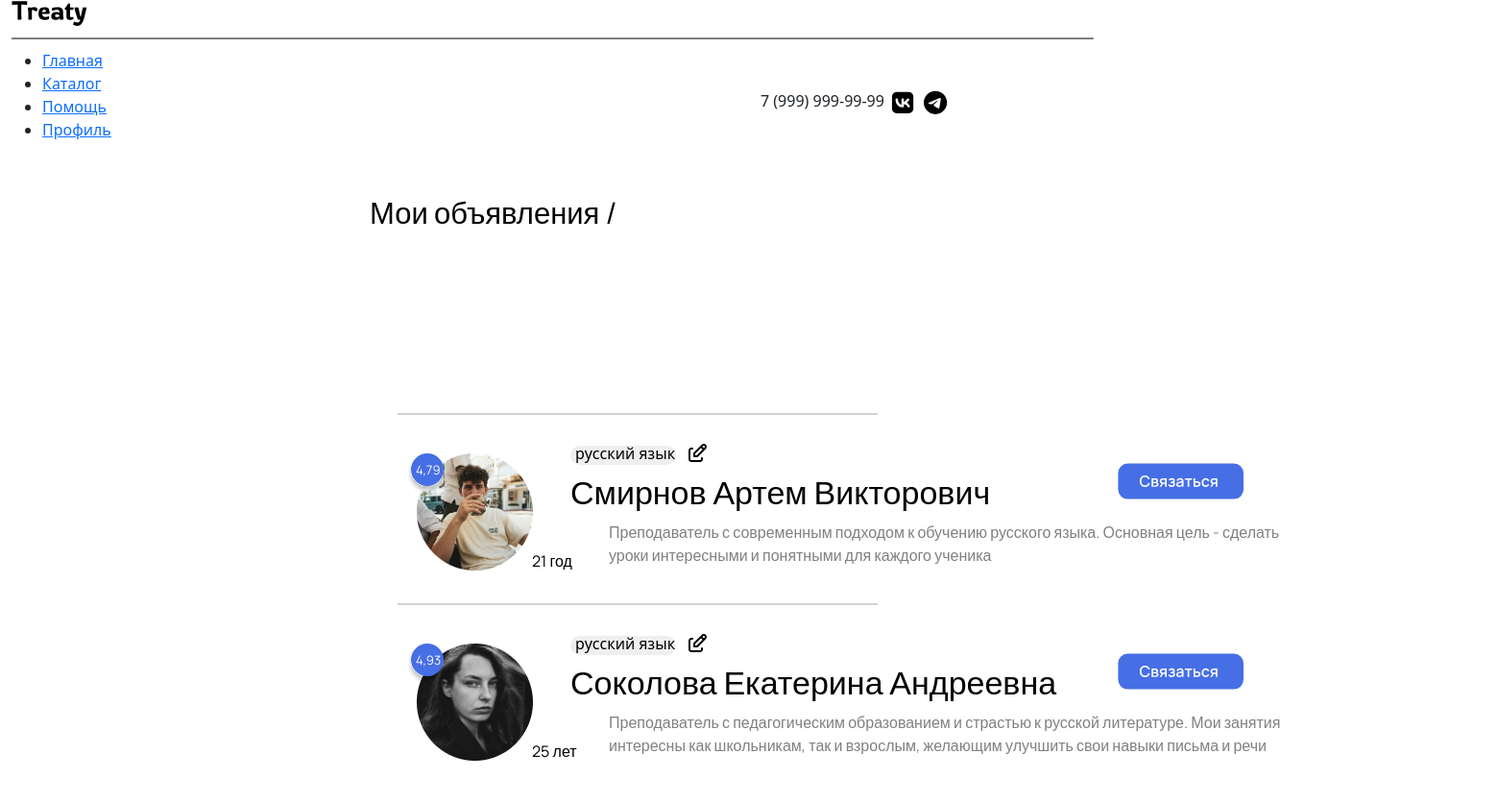
The app's page /catalog2/user-prepods/ (signed in) with its own data.
### catalog2/models.py (models this page shows, shortened)
class Prepods(models.Model):
    title = models.CharField('ФИО', max_length=50)
    subject = models.CharField('Предмет', max_length=35)
    description = models.CharField('Описание', max_length=250)
    age = models.CharField('Возраст', max_length=8)
    date = models.DateTimeField('Дата публикации')
    rating = models.DecimalField('Рейтинг', max_digits=3, decimal_places=2)
    avatar = models.ImageField(upload_to='img/', verbose_name='Аватар')
    created_at = models.DateTimeField(auto_now=True)
    contact_link = models.URLField('Ссылка для связи', blank=True, null=True)
    is_approved = models.BooleanField('Одобрено', default=False)
    user = models.ForeignKey(get_user_model(), on_delete=models.CASCADE, verbose_name='Пользователь',
                             related_name='prepods')
    user = models.ForeignKey(User, on_delete=models.CASCADE, default=1)
    def __str__(self):
        return self.title
    class Meta:
        verbose_name = 'объявление'
        verbose_name_plural = 'Каталоги'

### catalog2/views.py (the view)
# urls.py: path('user-prepods/', views.user_prepods, name='user_prepods'),
@login_required
def user_prepods(request):
    user_prepods = Prepods.objects.filter(user=request.user)
    return render(request, 'catalog2/posts.html', {'prepods': user_prepods})

### catalog2/templates/catalog2/posts.html (shortened to what this page needs)
{% load static %}
<!doctype html>
<html lang="en">
<head>
    <link rel="stylesheet" href="https://cdn.jsdelivr.net/npm/bootstrap@5.3.3/dist/css/bootstrap.min.css">
    <link rel="stylesheet" href="{% static 'main/css/main.css' %}">
    <link rel="stylesheet" href="{% static 'main/css/reglog.css' %}">
    <link rel="stylesheet" href="https://cdn.jsdelivr.net/npm/@fortawesome/fontawesome-free@6.6.0/css/fontawesome.min.css">
    <link rel="stylesheet" href="https://cdnjs.cloudflare.com/ajax/libs/font-awesome/6.6.0/css/all.min.css">
</head>
<body>
    <header>
        <div class="container-fluid">
            <div class="row align-items-center">
                <div class="col-2">
                    <img src="{% static 'main/img/Treaty.svg' %}" alt="Лого">
                </div>
                <div class="headline">
                    <img src="{% static 'main/img/headline.svg' %}" alt="ЛинияШапки">
                </div>
                <div class="col-6">
                    <nav>
                        <ul>
                            <li><a href="{% url 'home' %}">Главная</a></li>
                            <li><a href="{% url 'catalog2_home' %}">Каталог</a></li>
                            <li><a href="{% url 'help' %}">Помощь</a></li>
                            <li><a href="{% url 'profile' %}">Профиль</a></li>
                        </ul>
                    </nav>
                </div>
                <div class="col-4">
                    <span class="phone-number">7 (999) 999-99-99</span>
                    <a href="https://vk.com/alongeson" target="_blank"><img src="{% static 'main/img/VK.svg' %}" alt="VK" style="width: 30px; height: 30px;"></a>
                    <a href="https://t.me/declare7" target="_blank"><img src="{% static 'main/img/TG.svg' %}" alt="Telegram" style="width: 30px; height: 30px;"></a>
                </div>
            </div>
        </div>
    </header>
    {% block content %}
        <h1 class="container4">Мои объявления /</h1>
        {% if prepods %}
            <ul>
                {% for el in prepods %}
                    <div class="containerPrepods">
                        <div class="alert">
                            <div class="divider"></div>
                            <h3 class="FIO">{{ el.title }}</h3>
                            <p class="subject">{{ el.subject }}</p>
                            <p class="desc">{{ el.description }}</p>
                            <p class="age">{{ el.age }}</p>
                            <p class="rating">{{ el.rating }}</p>
                            <img src="{% static 'main/img/ratingEllipse.svg' %}" alt="rating" class="ratingEllipse">
                            <img src="{% static 'main/img/subjectRec.svg' %}" alt="subjectRec" class="subjectRec">
                            {% if el.contact_link %}
                                <a href="{{ el.contact_link }}" target="_blank">
                                    <img src="{% static 'main/img/button.svg' %}" alt="button" class="button">
                                </a>
                            {% else %}
                                <p>Ссылка не указана</p>
                            {% endif %}
                            <a href="javascript:void(0);" class="edit-btn"
                               data-id="{{ el.id }}"
                               data-title="{{ el.title }}"
                               data-subject="{{ el.subject }}"
                               data-description="{{ el.description }}"
                               data-age="{{ el.age }}"
                               data-rating="{{ el.rating }}"
                               data-contact-link="{{ el.contact_link }}"
                               onclick="openEditModal({{ el|safe }})">
                               <img src="{% static 'main/img/editbtn.svg' %}" alt="Редактировать" class="edit-image">
                            </a>
                            {% if el.avatar %}
                                <img src="{{ el.avatar.url }}" alt="{{ el.title }}" style="max-width: 200px;" class="avatar">
                            {% else %}
                                <p>Нет изображения</p>
                            {% endif %}
                        </div>
                    </div>
                {% endfor %}
            </ul>
        {% else %}
            <p>У вас нет объявлений.</p>
        {% endif %}
    {% endblock %}
</body>

### main/static/main/css/main.css (style rules this page uses)
body { background: #fff; margin: 0; overflow-x: hidden; margin-bottom: 500px; }
.containerPrepods { display: flex; flex-wrap: wrap; gap: 20px; margin-left: -105px; }
.divider { width: 500px; height: 2px; background-color: #d3d3d3; margin-bottom: 10px; margin-left: 100px; }
.alert { top: 250px; left: 370px; flex: 1 1 300px; margin: 0; }
.avatar { margin-top: 40px; display: block; margin-left: 120px; }
.FIO { position: absolute; margin-top: 50px; margin-left: 280px; color: black; font-size: 34px; font-family: 'Manrope', sans-serif; font-weight: 500; }
.desc { position: absolute; color: grey; font-family: 'Manrope', sans-serif; max-width: 700px; margin-top: 100px; margin-left: 320px; }
.ratingEllipse { position: absolute; margin-left: 110px; margin-top: 30px; }
.rating { position: absolute; color: white; font-family: 'Manrope', sans-serif; font-size: 13px; z-index: 1; margin-left: 119px; margin-top: 38px; }
.age { position: absolute; color: black; font-family: 'Manrope', sans-serif; margin-top: 130px; margin-left: 240px; }
.subject { position: absolute; color: black; margin-left: 285px; margin-top: 18px; z-index: 2; }
.subjectRec { position: absolute; margin-left: 280px; margin-top: 22px; z-index: 1; }
.button { position: absolute; margin-left: 850px; margin-top: 40px; }
.container4 { position: absolute; color: black; font-family: 'Manrope', sans-serif; font-weight: 400; margin-left: 385px; margin-top: 40px; font-size: 31px; }
.edit-btn { position: absolute; margin-left: 400px; margin-top: 17px; width: 31px; height: 31px; cursor: pointer; }

### records on screen
Prepods: title "Смирнов Артем Викторович", subject "русский язык", description "Преподаватель с современным подходом к обучению русского языка. Основная цель - сделать уроки интересными и понятными для каждого ученика", age "21 год", rating "4,79", avatar (picture)
Prepods: title "Соколова Екатерина Андреевна", subject "русский язык", description "Преподаватель с педагогическим образованием и страстью к русской литературе. Мои занятия интересны как школьникам, так и взрослым, желающим улучшить свои навыки письма и речи", age "25 лет", rating "4,93", avatar (picture)
